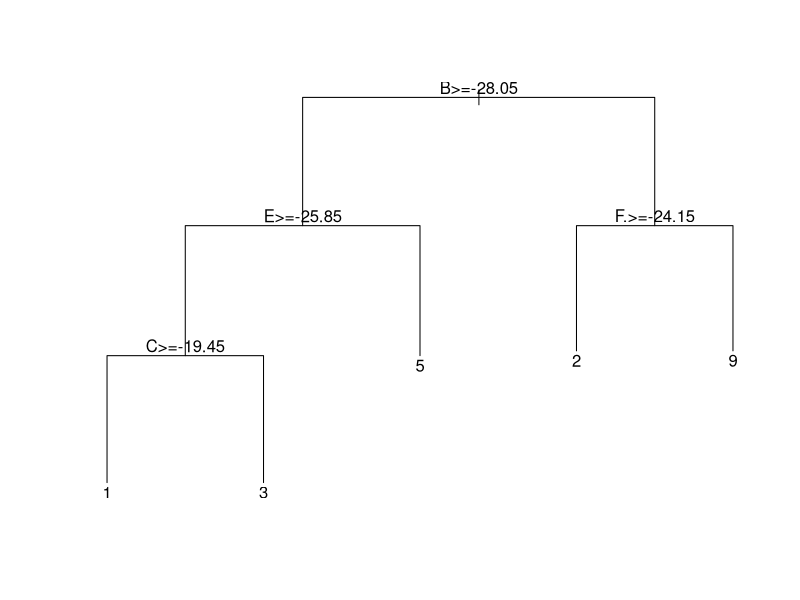

This figure's R source:
# Decision Tree Classification

# Importing the dataset
dataset = read.csv('dataset.csv')
test = read.csv('test.csv')
#dataset = dataset[3:5]

# Encoding the target feature as factor
dataset$Acorde = factor(dataset$Acorde, levels = c(1, 2, 3, 5, 9))
test$Acorde = factor(test$Acorde, levels = c(1, 2, 3, 5, 9))

# Splitting the dataset into the Training set and Test set
# install.packages('caTools')
library(caTools)
set.seed(123)
#split = sample.split(dataset$Acorde, SplitRatio = 0.75)
training_set = dataset
test_set = test

# Feature Scaling
#training_set[-13] = scale(training_set[-13])
#test_set[-13] = scale(test_set[-13])

training_set[-13] = training_set[-13]
test_set[-13] = test_set[-13]


# Fitting Decision Tree Classification to the Training set
#install.packages('rpart')
library(rpart)
classifier = rpart(formula = Acorde ~ .,
                   data = training_set)

# Predicting the Test set results
y_pred = predict(classifier, newdata = test_set[-13], type="class")
#y_pred = round(y_pred)

# Making the Confusion Matrix
cm = table(test_set[, 13], y_pred)


# Plotting the tree
plot(classifier)
text(classifier)
